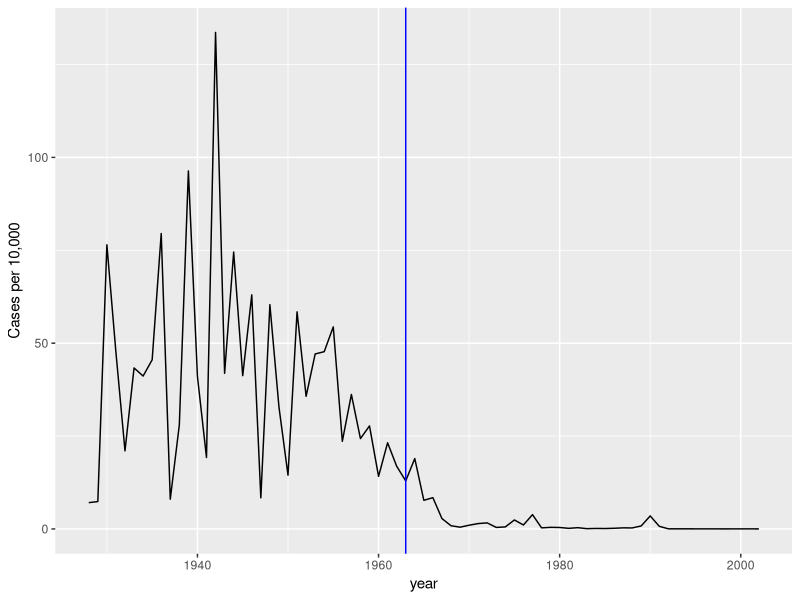
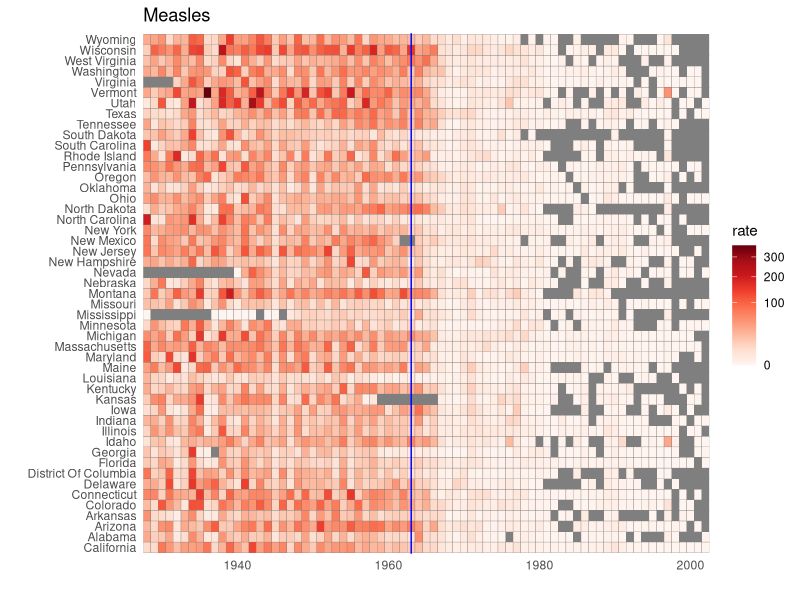
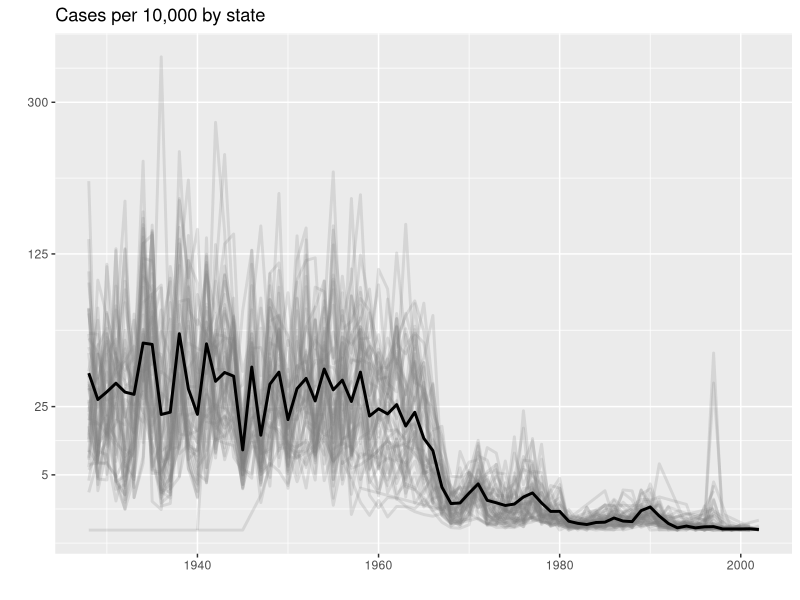

Write the R code that produced these figures, in order. (Note: this script raises an error after producing the figures.)
# import data and inspect
library(tidyverse)
library(dslabs)
data(us_contagious_diseases)
str(us_contagious_diseases)

# assign dat to the per 10,000 rate of measles, removing Alaska and Hawaii and adjusting for weeks reporting
the_disease <- "Measles"
dat <- us_contagious_diseases %>%
  filter(!state %in% c("Hawaii", "Alaska") & disease == the_disease) %>%
  mutate(rate = count / population * 10000 * 52/weeks_reporting) %>%
  mutate(state = reorder(state, rate))

# plot disease rates per year in California
dat %>% filter(state == "California" & !is.na(rate)) %>%
  ggplot(aes(year, rate)) +
  geom_line() +
  ylab("Cases per 10,000") +
  geom_vline(xintercept=1963, col = "blue")

# tile plot of disease rate by state and year
dat %>% ggplot(aes(year, state, fill=rate)) +
  geom_tile(color = "grey50") +
  scale_x_continuous(expand = c(0,0)) +
  scale_fill_gradientn(colors = RColorBrewer::brewer.pal(9, "Reds"), trans = "sqrt") +
  geom_vline(xintercept = 1963, col = "blue") +
  theme_minimal() + theme(panel.grid = element_blank()) +
  ggtitle(the_disease) +
  ylab("") +
  xlab("")

# compute US average measles rate by year
avg <- us_contagious_diseases %>%
  filter(disease == the_disease) %>% group_by(year) %>%
  summarize(us_rate = sum(count, na.rm = TRUE)/sum(population, na.rm = TRUE)*10000)

# make line plot of measles rate by year by state
dat %>%
  filter(!is.na(rate)) %>%
  ggplot() +
  geom_line(aes(year, rate, group = state), color = "grey50", 
            show.legend = FALSE, alpha = 0.2, size = 1) +
  geom_line(mapping = aes(year, us_rate), data = avg, size = 1, col = "black") +
  scale_y_continuous(trans = "sqrt", breaks = c(5, 25, 125, 300)) +
  ggtitle("Cases per 10,000 by state") +
  xlab("") +
  ylab("")
  geom_text(data = data.frame(x = 1955, y = 50),
            mapping = aes(x, y, label = "US average"), color = "black") +
  geom_vline(xintercept = 1963, col = "blue")
